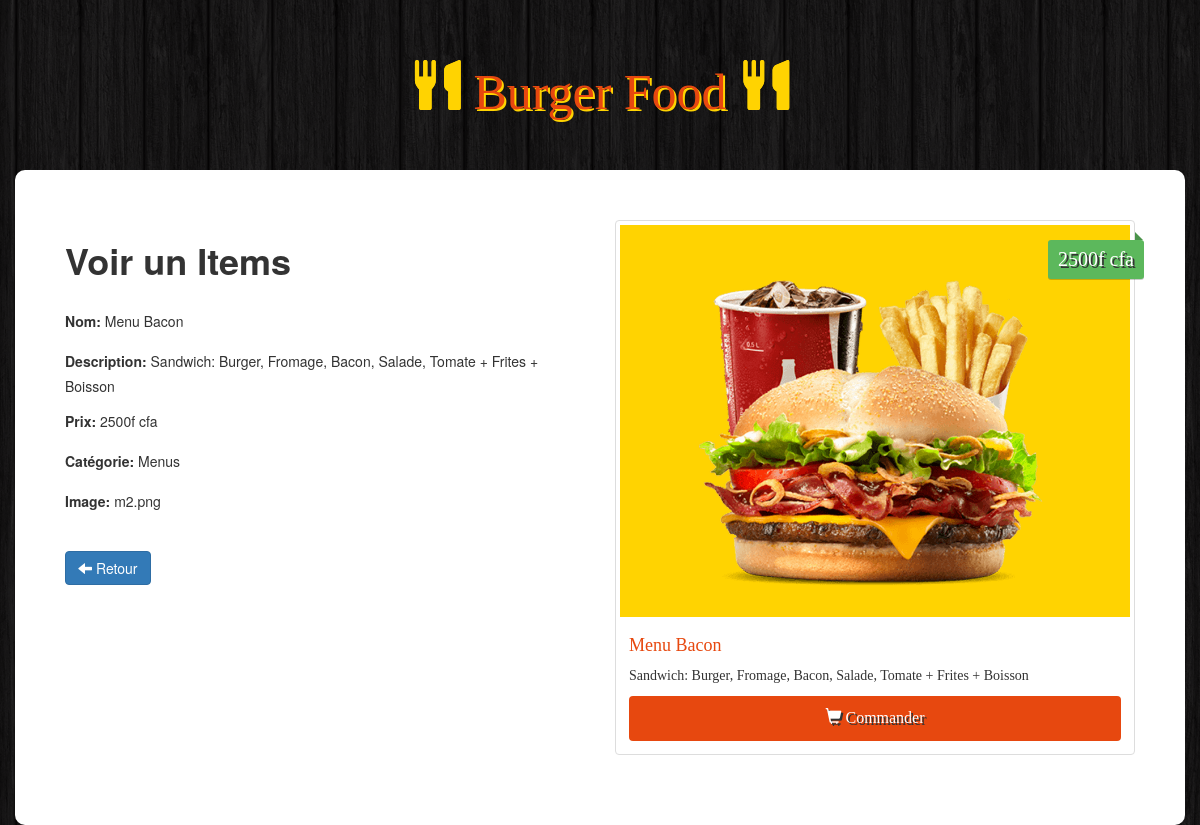
Screenshot of /voir.php?id=2 with the database file from the repository.
### tables this page shows
CREATE TABLE `items` (
  `id` int(11) NOT NULL,
  `name` varchar(100) NOT NULL,
  `description` varchar(255) NOT NULL,
  `price` varchar(50) NOT NULL,
  `image` varchar(255) NOT NULL,
  `category` int(11) NOT NULL
);

CREATE TABLE `categories` (
  `id` int(11) NOT NULL,
  `name` varchar(100) NOT NULL
);

### voir.php (the view, shortened to what this page needs)
<?php
if(!empty($_GET['id'])){
    $id = checkInput($_GET['id']);
}
$db = Database::connect();
$statement = $db->prepare('SELECT items.id, items.name, items.description, items.price, items.image, categories.name AS category
                        FROM items LEFT JOIN categories ON items.category = categories.id WHERE items.id = ?');
$statement->execute(array($id));
$item = $statement->fetch();
function checkInput($data){
    $data = trim($data);
    $data = stripslashes($data);
    $data = htmlspecialchars($data);
    return $data;
}
?>
<!DOCTYPE html>
<html lang="en">
<head>
    <link rel="stylesheet" href="https://maxcdn.bootstrapcdn.com/bootstrap/3.3.6/css/bootstrap.min.css">
    <link rel="stylesheet" href="../css/style.css">
</head>
<body>
    <h1 class="text-logo"><span class="glyphicon glyphicon-cutlery"></span> Burger Food <span class="glyphicon glyphicon-cutlery"></span></h1>
    <div class="container admin">
        <div class="row">
            <div class="col-sm-6">
                <h1><strong>Voir un Items</strong></h1>
                <br>
                <form>
                    <div class="form-group">
                        <label>Nom:</label><?php echo ' ' . $item['name']; ?>
                    </div>
                    <div class="form-group">
                        <label>Description:</label><?php echo ' ' . $item['description']; ?>
                    </div>
                    <div class="form-group">
                        <label>Prix:</label><?php echo ' ' . $item['price'] . 'f cfa'; ?>
                    </div>
                    <div class="form-group">
                        <label>Catégorie:</label><?php echo ' ' . $item['category']; ?>
                    </div>
                    <div class="form-group">
                        <label>Image:</label><?php echo ' ' . $item['image']; ?>
                    </div>
                </form>
                <br>
                <div class='form-actions'>
                    <a class="btn btn-primary" href="index.php"><span class="glyphicon glyphicon-arrow-left"></span> Retour</a>
                </div>
            </div>
            <div class="col-sm-6 site">
                <div class="thumbnail">
                    <img src="<?php echo '../images/'. $item['image']; ?>" alt="...">
                    <div class="price"><?php echo $item['price'] . 'f cfa'; ?></div>
                    <div class="caption">
                        <h4><?php echo $item['name']; ?></h4>
                        <p><?php echo $item['description']; ?></p>
                        <a href="#" class="btn btn-order" role="button"><span class="glyphicon glyphicon-shopping-cart"></span> Commander</a>
                    </div>
                </div>
            </div>
        </div>
    </div>
</body>
</html>

### style.css (style rules this page uses)
body { background: url(../images/bg.png); }
.site { font-family: Cambria, Cochin, Georgia, Times, 'Times New Roman', serif; }
.text-logo { font-family: Cambria, Cochin, Georgia, Times, 'Times New Roman', serif; color: #e7480f; text-shadow: 2px 2px #ffd301; font-size: 50px; padding: 40px 0px; text-align: center; }
.text-logo .glyphicon { color: #ffd301; text-shadow: 0px 0px#ffd301; }
.thumbnail img { background: #ffd301; }
.price { background: #5cb85c; box-shadow: 0 1px rgba(0, 0, 0, 0.2); -moz-box-shadow: 0 1px rgba(0, 0, 0, 0.2); -webkit-box-shadow: 0 1px rgba(0, 0, 0, 0.2); color: #fff; text-shadow: 2px 2px #333; position: absolute; right: 6px; top: 20px; padding: 5px 10px; font-size: 20px; border-radius: 3px; }
.price::before { border: 4px solid transparent; border-bottom: 4px solid #4a934a; border-left: 4px solid #4a934a; content: ""; position: absolute; right: 1px; top: -8px; }
.caption>h4 { color: #e7480f; font-size: 18px; }
.btn-order { width: 100%; padding: 10px; font-size: 16px; color: #fff; background-color: #e7480f; text-decoration: none; text-shadow: 2px 2px #333; }
.admin { background: #fff; padding: 50px; border-radius: 10px; }

### rows the page displays
items: name "Menu Bacon", description "Sandwich: Burger, Fromage, Bacon, Salade, Tomate + Frites + Boisson", price "2500", category.name "Menus", image "m2.png", image (picture)
